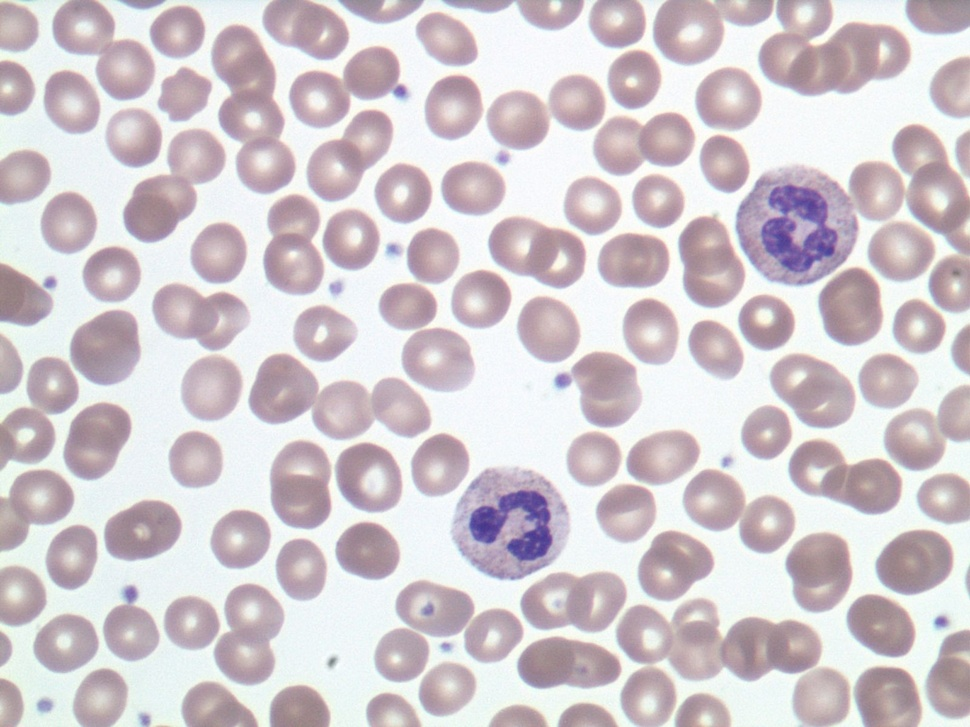
#> input picture project 2/normal.jpg, 970 x 727 px, shrunk from 1600 x 1200 before the run
$ python count.py   (Python 2 division)   (older library calls are emulated)
#> lines starting #> are read from the running program, lines starting #| are printed output that depends on the picture; after the words box and inside, x2 and y2 are one past the last pixel; in counts of white or black regions, pixels touching at a corner belong together
'''
Cell counting.

Robin Haveneers
r0450702
'''

import cv2
import cv2.cv as cv
import numpy as np
import matplotlib.pyplot as plt
import math
import os

def detect(img):
    '''
    Do the detection.
    '''
    # Create a gray scale version of the image, with as type an unsigned 8bit integer
    img_g = np.zeros( (img.shape[0], img.shape[1]), dtype=np.uint8 )
    img_g[:,:] = img[:,:,0]

    # 1. Do canny (determine the right parameters) on the gray scale image
    edges = cv2.Canny(img_g, 25, 93, 3)

    # Show the results of canny
    canny_result = np.copy(img_g)
    canny_result[edges.astype(np.bool)]=0
    #cv2.imshow('img_canny',canny_result)
    #cv2.waitKey(0)

    # 2. Do hough transform on the gray scale image
    circles = cv2.HoughCircles(canny_result, method=cv.CV_HOUGH_GRADIENT, dp=1, minDist=40,
              param1=93,
              param2=13 ,
              minRadius=35,
              maxRadius=59)

    circles = circles[0,:,:]

    # Show hough transform result
    showCircles(img, circles)

    # 3.a Get a feature vector (the average color) for each circle
    nbCircles = circles.shape[0]
    features = np.zeros( (nbCircles,3), dtype=np.int)

    # Transform image to HSV color space. This is more suitable for this
    # feature vector seen as though the colors in the image are limited and
    # thus the differences would be too minimal.
    img_hsv = np.zeros(img.shape)
    img_hsv = cv2.cvtColor(img, cv2.COLOR_BGR2HSV)

    # Arrays to store all the hue, saturation and value values in.
    hue, saturation, value = np.zeros(nbCircles),np.zeros(nbCircles),np.zeros(nbCircles)
    for i in range(nbCircles):
        features[i,:] = getAverageColorInCircle( img_hsv , int(circles[i,0]), int(circles[i,1]), int(circles[i,2]) )
        hue[i] = features[i,0]
        saturation[i] = features[i,1]
        value[i] = features[i, 2]
    # We calculate the median (not the mean) of the HSV which is less prone to outliers.
    hue_median = np.median(hue)
    sat_median = np.median(saturation)
    val_median = np.median(value)

    # 3.b Show the image with the features (just to provide some help with selecting the parameters)
    showCircles(img, circles, [ str(features[i,:]) for i in range(nbCircles)] )

    # 3.c Remove circles based on the features
    selectedCircles = np.zeros( (nbCircles), np.bool)

    median_array = np.array([hue_median, sat_median, val_median])

    # We manually determine the lower and upper bound for
    # the HSV-values and remove all the circles not in this interval.
    for i in range(nbCircles):
        if (np.all(features[i] >= 0.74*median_array)) and (np.all(features[i] <= 1.40*median_array)):
            selectedCircles[i]=1
    circles = circles[selectedCircles]

    # Show final result
    showCircles(img, circles)
    return circles


def getAverageColorInCircle(img, cx, cy, radius):
    '''
    Get the average color of img inside the circle located at (cx,cy) with radius.
    '''
    maxy,maxx,channels = img.shape
    nbVoxels = 0
    C = np.zeros( (3) )

    overlay = np.zeros((maxy,maxx), np.uint8)
    cv2.circle(overlay, (cx, cy), radius, 255, -1)
    # 'where' is a tuple containing two arrays, where the first array are all y coordinates
    # inside the circle and the second array the respective x coordinates. This never goes out of bounds.
    where = np.where(overlay == 255)

    for i in range(channels):
        for j in range(where[0].size):
            C[i] += img[where[0][j]][where[1][j]][i]
            nbVoxels += 1

    nbVoxels = nbVoxels/3
    for i in range(channels):
        C[i] /= nbVoxels

    return C


def showCircles(img, circles, text=None):
    '''
    Show circles on an image.
    @param img:     numpy array
    @param circles: numpy array
                    shape = (nb_circles, 3)
                    contains for each circle: center_x, center_y, radius
    @param text:    optional parameter, list of strings to be plotted in the circles
    '''
    # Make a copy of img
    img = np.copy(img)
    # Draw the circles
    nbCircles = circles.shape[0]
    for i in range(nbCircles):
        cv2.circle(img, (int(circles[i,0]), int(circles[i,1])), int(circles[i,2]), cv2.cv.CV_RGB(255, 0, 0), 2, 8, 0 )
    # Draw text
    if text!=None:
        for i in range(nbCircles):
            cv2.putText(img, text[i], (int(circles[i,0]), int(circles[i,1])), cv2.FONT_HERSHEY_SIMPLEX, 0.5, cv2.cv.CV_RGB(0, 0,255) )
    # Show the result
    cv2.imshow('img',img)
    cv2.waitKey(0)


if __name__ == '__main__':
    dir = os.path.dirname(__file__)
    # Read an image
    img = cv2.imread(os.path.join(dir,'normal.jpg'))
#> img is the input picture: shape (727, 970, 3); mean B, G, R 206.6, 201.2, 210

    #print the dimension of the image
    print img.shape
#| (727, 970, 3)

    # Show the image
    #cv2.imshow('img',img)
    #cv2.waitKey(0)

    # Do detection
    circles = detect(img)
#> in detect, `img_g[:,:] = img[:,:,0]`:
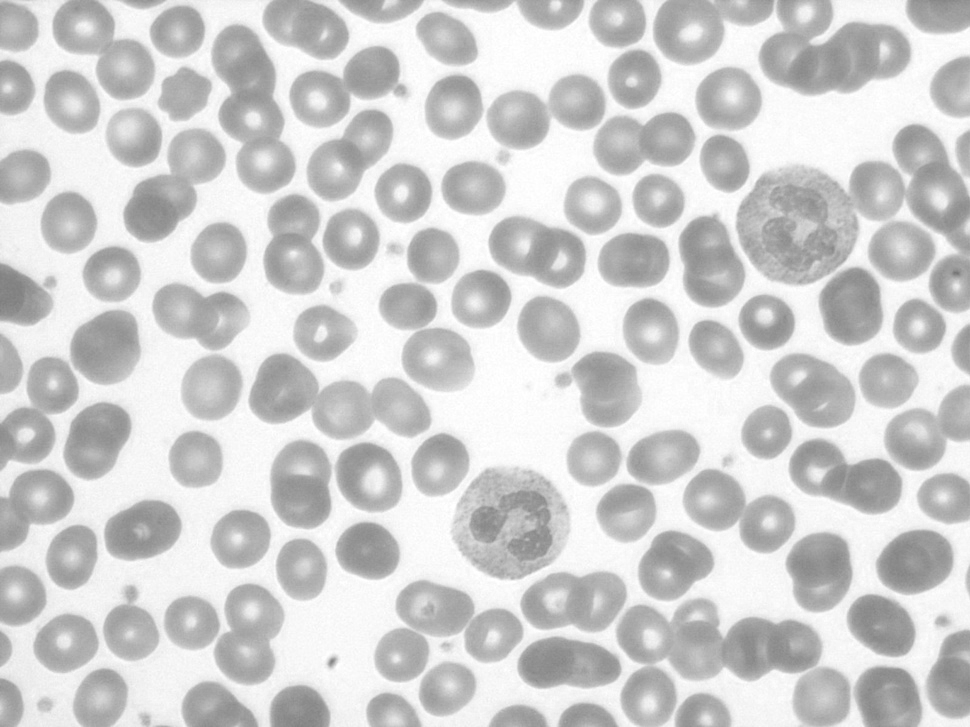
#> img_g: shape (727, 970); min 118, max 255, mean 206.6
#> in detect, `edges = cv2.Canny(img_g, 25, 93, 3)`:
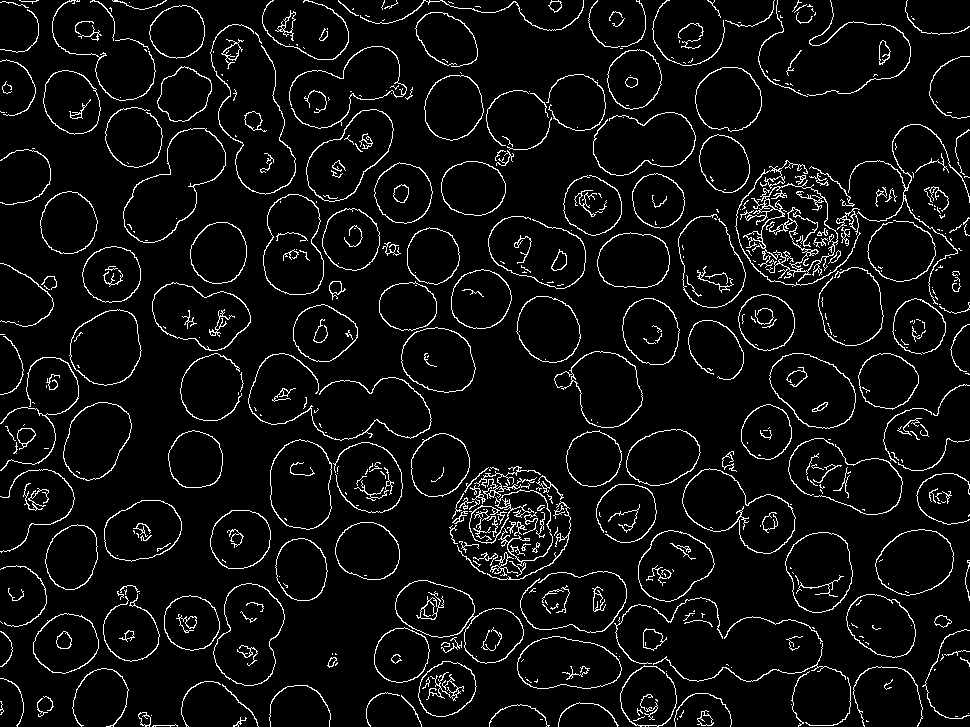
#> edges: shape (727, 970); 5.8% white in thin lines or dots
#> in detect, `canny_result[edges.astype(np.bool)]=0`:
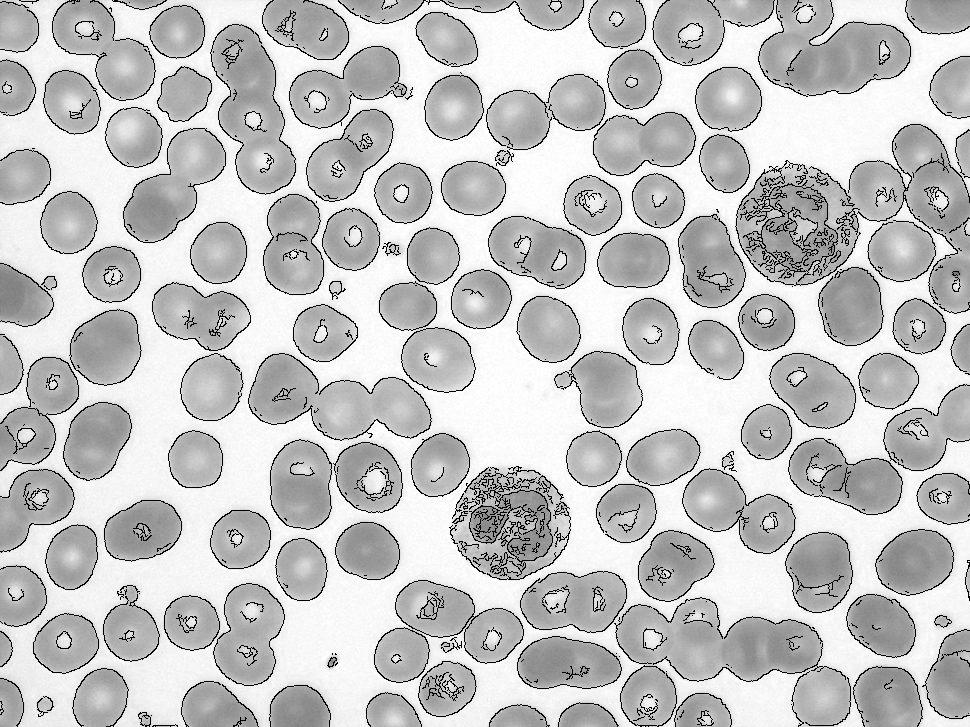
#> canny_result: shape (727, 970); 5.83% of pixels changed, all inside (x1, y1, x2, y2) = (0, 0, 970, 727)
#> in detect, `circles = cv2.HoughCircles(canny_result, method=cv.CV_HOUGH_GRADIENT, ..`: circles = 155 rows, first 8: [797.5, 224.5, 58.4], [517.5, 521.5, 51.6], [777.5, 267.5, 58.4], [881.5, 253.5, 54], [547.5, 581.5, 48.5], [477.5, 620.5, 46.3], [727.5, 251.5, 58.4], [824.5, 313.5, 58.4]
#> after the loop in showCircles, `for i in range(nbCircles):`:
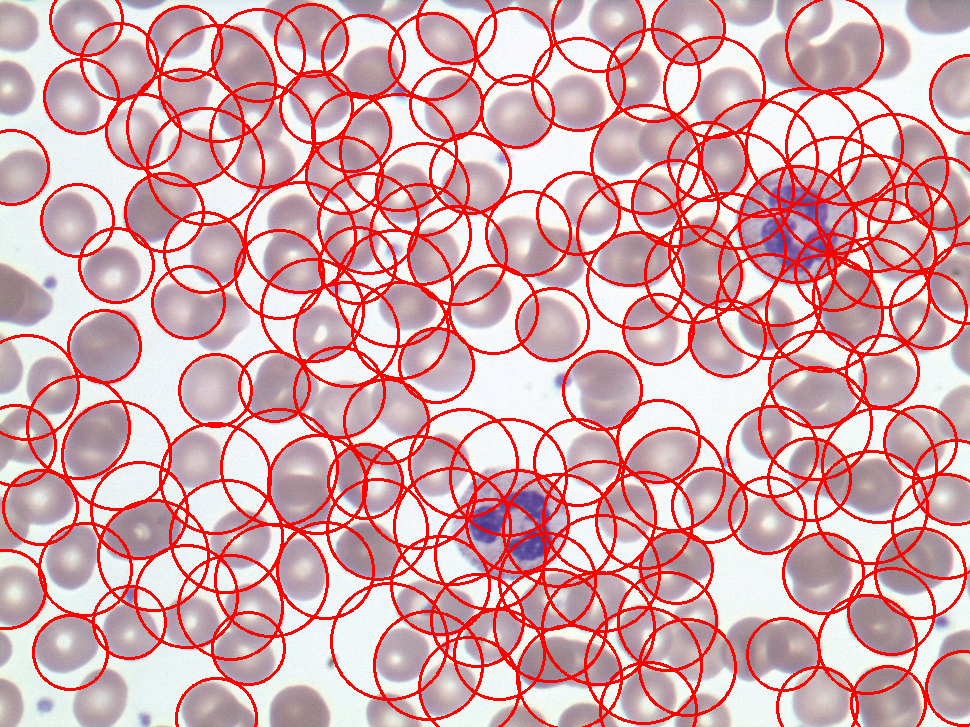
#> img: shape (727, 970, 3); 16.86% of pixels changed, all inside (x1, y1, x2, y2) = (0, 0, 970, 727)
#> in detect, `img_hsv = cv2.cvtColor(img, cv2.COLOR_BGR2HSV)`: img_hsv: shape (727, 970, 3); mean H, S, V 113.3, 21.3, 214.4
#> the loop in detect, `for i in range(nbCircles):` made 155 passes
#> after the loop in detect, `for i in range(nbCircles):`: features = 155 rows, first 8: [138, 61, 179], [136, 65, 178], [116, 45, 198], [104, 25, 208], [118, 32, 202], [118, 19, 211], [116, 33, 202], [113, 28, 204]; hue = 155 values, max 147 at index 37, min 85 at index 132, mean 117; saturation = 155 values, max 65 at index 1, min 7 at index 154, mean 23.33; value = 155 values, max 248 at index 154, min 176 at index 37, mean 208.7
#> in detect, `hue_median = np.median(hue)`: hue_median = 116
#> in detect, `sat_median = np.median(saturation)`: sat_median = 22
#> in detect, `val_median = np.median(value)`: val_median = 210
#> after the loop in showCircles (call 2), `for i in range(nbCircles):`:
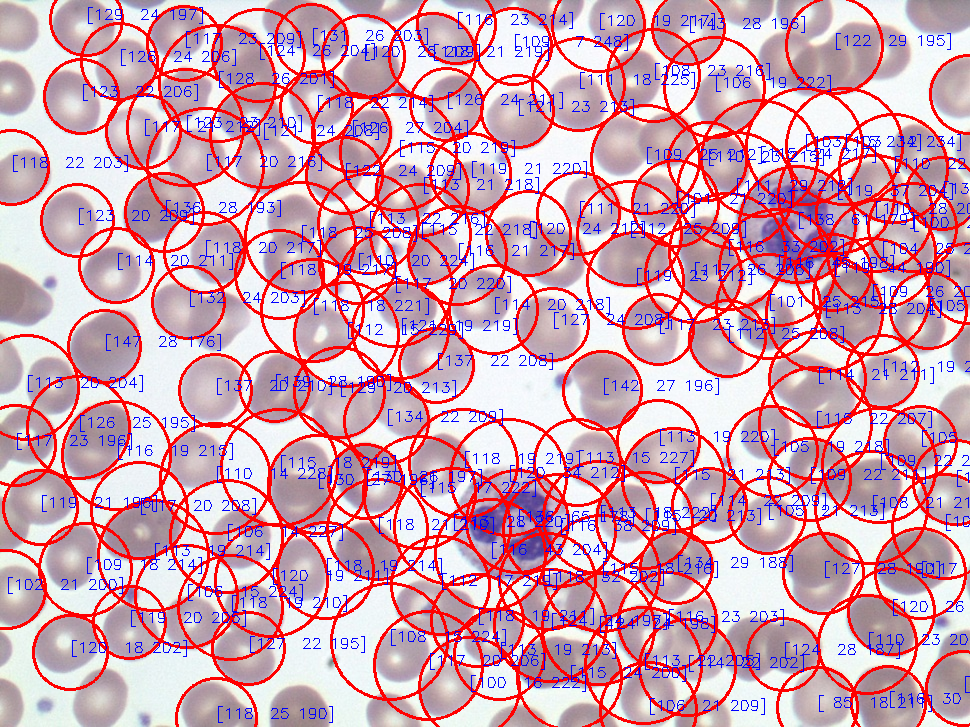
#> img: shape (727, 970, 3); 4.54% of pixels changed, all inside (x1, y1, x2, y2) = (8, 7, 970, 723)
#> in detect, `median_array = np.array([hue_median, sat_median, val_median])`: median_array = [116, 22, 210]
#> in detect, `circles = circles[selectedCircles]`: circles = 134 rows, first 8: [881.5, 253.5, 54], [477.5, 620.5, 46.3], [824.5, 313.5, 58.4], [452.5, 526.5, 58.4], [317.5, 484.5, 49.4], [602.5, 390.5, 39.4], [599.5, 517.5, 56.2], [365.5, 481.5, 37.2]
#> after the loop in showCircles (call 3), `for i in range(nbCircles):`:
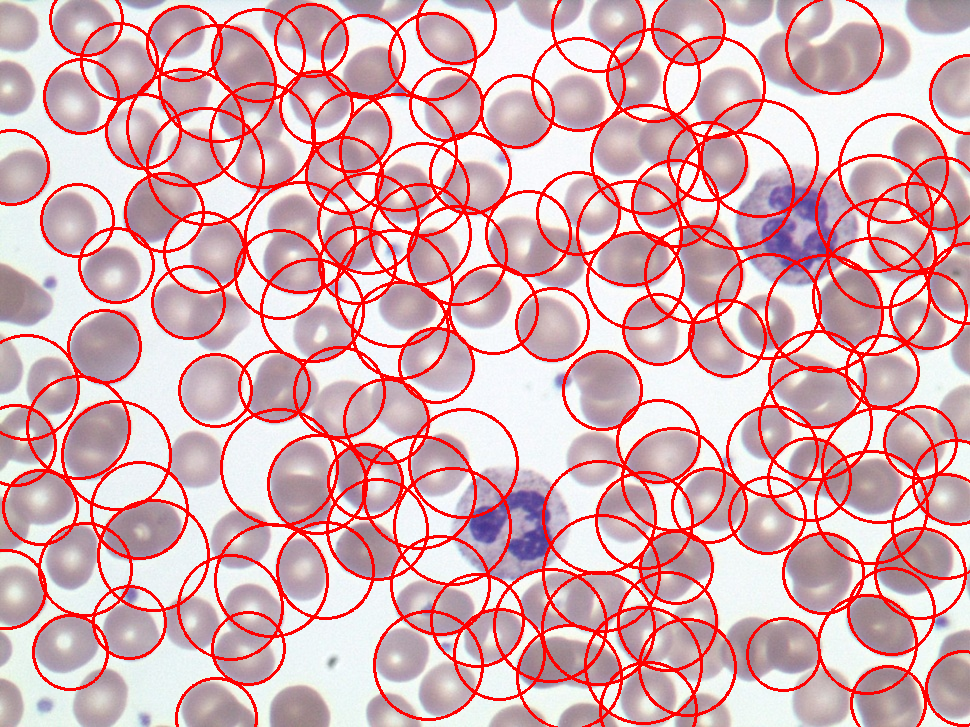
#> img: shape (727, 970, 3); 14.5% of pixels changed, all inside (x1, y1, x2, y2) = (0, 0, 970, 727)

    # Print result
    print "We counted "+str(circles.shape[0])+ " cells."
#| We counted 134 cells.
